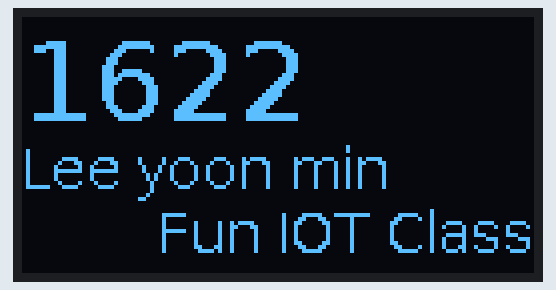
Simulated run of this program. Board: Raspberry Pi (BCM pin numbers). On the bench: 128×64 one-colour display. At 0.1 s the program stops and its outputs stay as they are.

Above: at 0.2 s.

The program:

OLED.py
```python
import board
import digitalio
from PIL import Image, ImageDraw, ImageFont
import adafruit_ssd1306

RESET_PIN = digitalio.DigitalInOut(board.D4)

i2c = board.I2C()
oled = adafruit_ssd1306.SSD1306_I2C(128, 64, i2c, addr=0x3D, reset=RESET_PIN)

oled.fill(0)
oled.show()

image = Image.new("1", (oled.width, oled.height))
draw = ImageDraw.Draw(image)

font = ImageFont.truetype("/usr/share/fonts/truetype/dejavu/DejaVuSans.ttf", 28)
font2 = ImageFont.truetype("/usr/share/fonts/truetype/dejavu/DejaVuSans.ttf", 14)

draw.text((0, 0), "1622", font=font, fill=255)
draw.text((0, 30), "Lee yoon min", font=font2, fill=255)
draw.text((34, 46), "Fun IOT Class!!", font=font2, fill=255)

oled.image(image)
oled.show()
```
